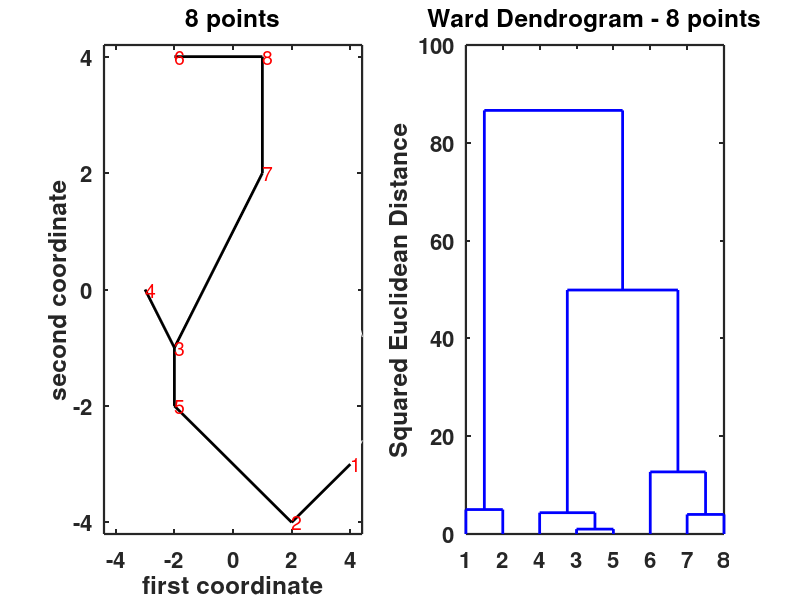
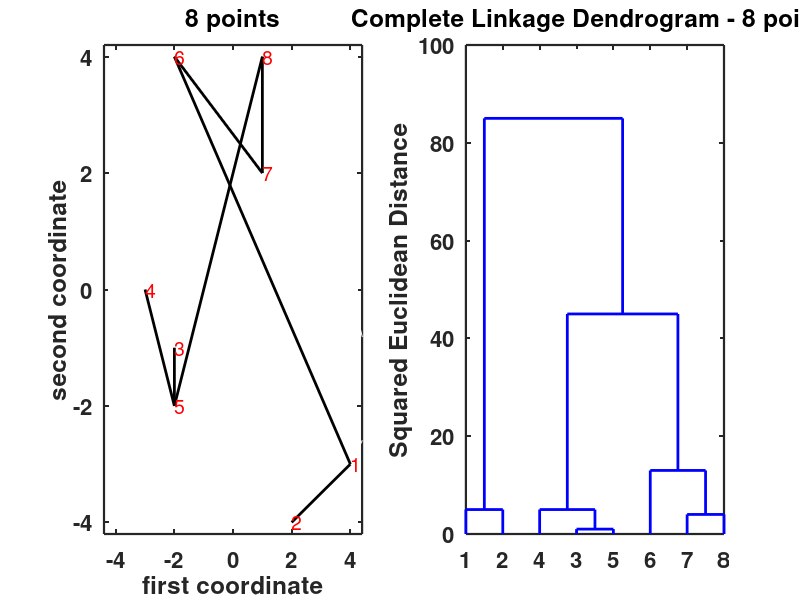

These figures' MATLAB source, in order:
% clear cache and close windows
clear all
close all
clc

%% example data set containing 8 points
eight  = [-3,-2,-2,-2,1,1,2,4;
          0,4,-1,-2,4,2,-4,-3]';
eight  = eight([8,7,3,1,4,2,6,5]',:);

%% cluster analysis employing ward algorithm
figure(1)
subplot(1,2,1)
plot(eight,'w')
hold on
plot(eight(1:2,1),eight(1:2,2),'k','LineWidth',2)
plot(eight([2 5],1),eight([2 5],2),'k','LineWidth',2)
plot(eight([5 3],1),eight([5 3],2),'k','LineWidth',2)
plot(eight([3 4],1),eight([3 4],2),'k','LineWidth',2)
plot(eight([3 7],1),eight([3 7],2),'k','LineWidth',2)
plot(eight([7 8],1),eight([7 8],2),'k','LineWidth',2)
plot(eight([8 6],1),eight([8 6],2),'k','LineWidth',2)
lab = strvcat(num2str((1:8)'));
ylim([-4.2,4.2])
xlim([-4.4,4.4])
text(eight(:,1),eight(:,2),lab,'Color','r','FontSize',14)
xlabel('first coordinate','FontSize',16,'FontWeight','Bold')
ylabel('second coordinate','FontSize',16,'FontWeight','Bold')
title('8 points','FontSize',16,'FontWeight','Bold')
set(gca,'LineWidth',1.6,'FontSize',16,'FontWeight','Bold')


% Draw line segments between pairs of points 
% euclidean distance matrix
d      = pdist(eight,'euclidean');

% squared euclidean distance matrix
dd     = d.^2;

% cluster analysis with ward algorithm                                                  
ss     = linkage(dd,'ward');

% Dendrogram for the 8 data points after ward
subplot(1,2,2)
[H,T]  = dendrogram(ss,'colorthreshold','default');
set(H,'LineWidth',2)
title('Ward Dendrogram - 8 points','FontSize',16,'FontWeight','Bold')
ylabel('Squared Euclidean Distance','FontSize',16,'FontWeight','Bold')
box on
set(gca,'LineWidth',1.6,'FontSize',16,'FontWeight','Bold')

%% cluster analysis employing complete linkage algorithm
figure(2)
subplot(1,2,1)
plot(eight,'w')
hold on
plot(eight(1:2,1),eight(1:2,2),'k','LineWidth',2)
plot(eight([1 6],1),eight([1 6],2),'k','LineWidth',2)
plot(eight([6 7],1),eight([6 7],2),'k','LineWidth',2)
plot(eight([7 8],1),eight([7 8],2),'k','LineWidth',2)
plot(eight([8 5],1),eight([8 5],2),'k','LineWidth',2)
plot(eight([5 4],1),eight([5 4],2),'k','LineWidth',2)
plot(eight([5 3],1),eight([5 3],2),'k','LineWidth',2)
lab = strvcat(num2str((1:8)'));
ylim([-4.2,4.2])
xlim([-4.4,4.4])
text(eight(:,1),eight(:,2),lab,'Color','r','FontSize',14)
xlabel('first coordinate','FontSize',16,'FontWeight','Bold')
ylabel('second coordinate','FontSize',16,'FontWeight','Bold')
title('8 points','FontSize',16,'FontWeight','Bold')
set(gca,'LineWidth',1.6,'FontSize',16,'FontWeight','Bold')


% Draw line segments between pairs of points 
% euclidean distance matrix
d      = pdist(eight,'euclidean');

% squared euclidean distance matrix
dd     = d.^2;

% cluster analysis with complete linkage algorithm                                                  
ss     = linkage(dd,'complete');

% Dendrogram for the 8 data points after complete linkage
subplot(1,2,2)
[H,T]  = dendrogram(ss,'colorthreshold','default');
set(H,'LineWidth',2)
title('Complete Linkage Dendrogram - 8 points','FontSize',16,'FontWeight','Bold')
ylabel('Squared Euclidean Distance','FontSize',16,'FontWeight','Bold')
box on
set(gca,'LineWidth',1.6,'FontSize',16,'FontWeight','Bold')
